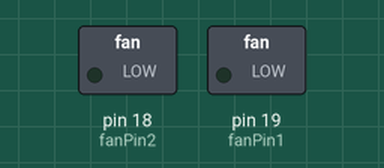
The sketch below on a simulated Arduino Uno, built with avr-gcc and run on an emulated ATmega328P. Shown: switched loads named in the sketch (green lamp = pin HIGH).

Above: at 2.0 s.
At 5.5 s:
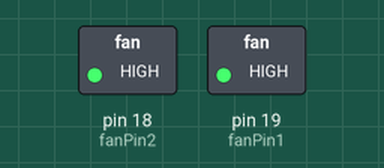
Timing chart, 0 to 10.4 s (numbered marks = the images above):
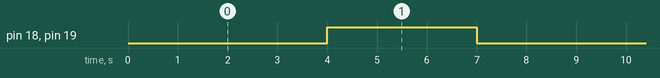

The sketch:

sketch_control_fan_test.ino
```cpp
#define fanPin1 19
#define fanPin2 18

void setup() {
  pinMode(fanPin1, OUTPUT); // Configure la broche fanPin1 comme sortie
  pinMode(fanPin2, OUTPUT); // Configure la broche fanPin2 comme sortie
}

void loop() {
  // Étape 1 : FanPin1 LOW (PWM 0 sur fanPin2)
  digitalWrite(fanPin1, LOW);
  analogWrite(fanPin2, 0); // Signal PWM à 0
  delay(3000); // Pause de 3 secondes

  // Étape 2 : Désactivation
  digitalWrite(fanPin1, LOW);
  digitalWrite(fanPin2, LOW); // Éteindre complètement
  delay(1000); // Pause de 1 seconde

  // Étape 3 : FanPin1 HIGH (PWM 255 sur fanPin2)
  digitalWrite(fanPin1, HIGH);
  analogWrite(fanPin2, 255); // Signal PWM à 255 (pleine puissance)
  delay(3000); // Pause de 3 secondes

  // Étape 4 : Désactivation
  digitalWrite(fanPin1, LOW);
  digitalWrite(fanPin2, LOW); // Éteindre complètement
  delay(1000); // Pause de 1 seconde
}
```

Measured:
- by itself, pin 18 (fanPin2), pin 19 (fanPin1): alternates HIGH for 3.0 s and LOW for 5.0 s
